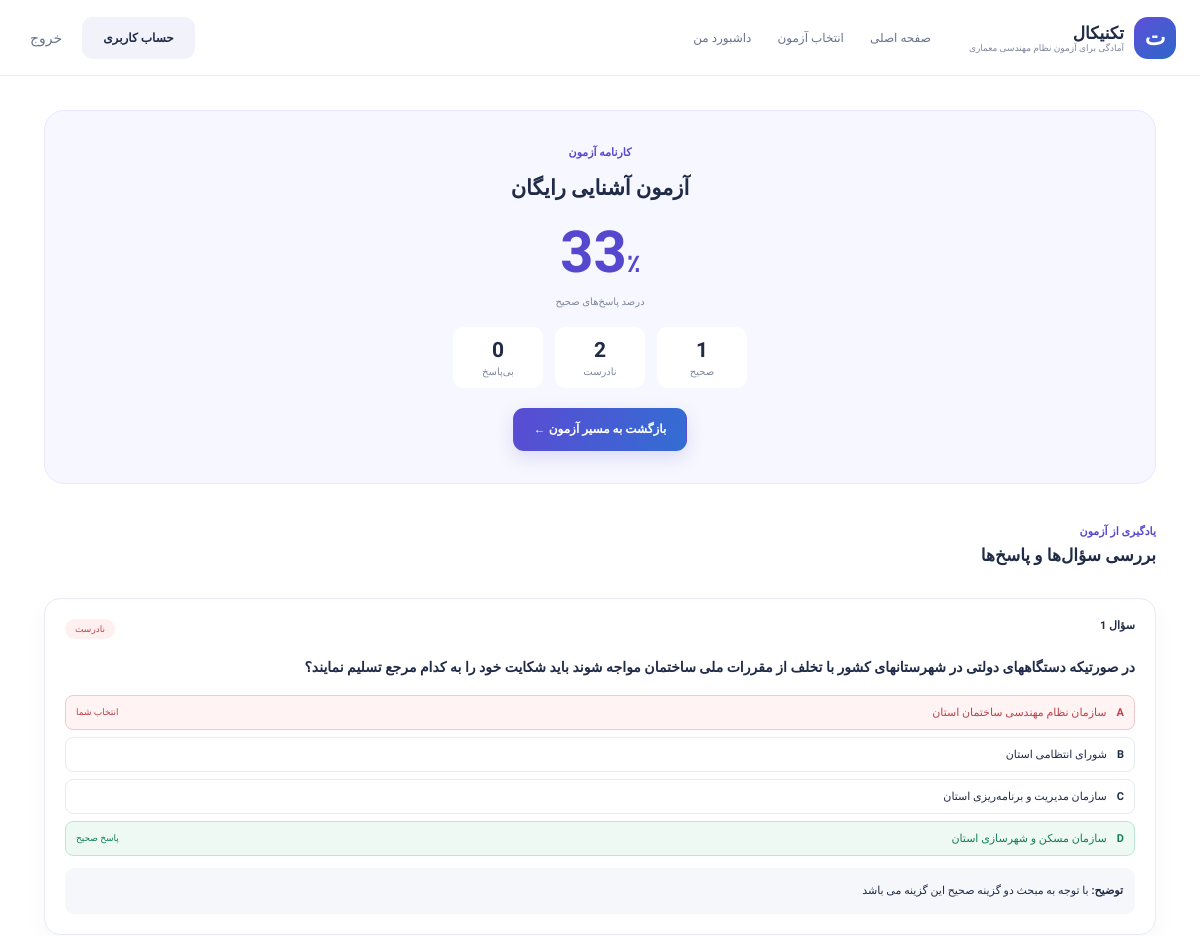
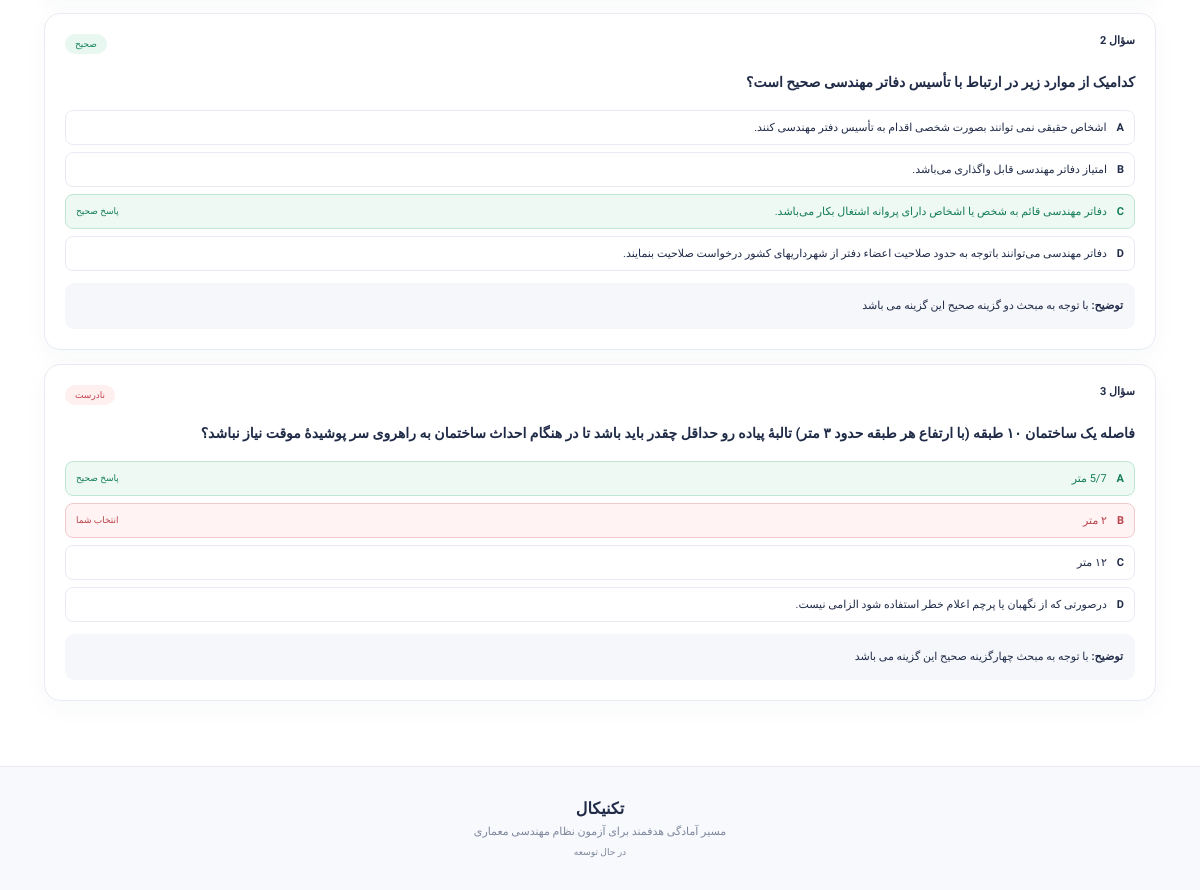
Page /exams/attempt/5/result/ (signed in) on the committed database (2 pictures, top to bottom).
### portal/models.py (models this page shows, shortened)
class Attempt(models.Model):
    STATUS=[("active","در حال انجام"),("submitted","ثبت شده"),("expired","پایان زمان")]
    exam=models.ForeignKey(Exam,on_delete=models.PROTECT,related_name="attempts")
    user=models.ForeignKey(settings.AUTH_USER_MODEL,null=True,blank=True,on_delete=models.SET_NULL,related_name="exam_attempts")
    guest_key=models.UUIDField(default=uuid.uuid4,editable=False,db_index=True)
    started_at=models.DateTimeField(default=timezone.now); ends_at=models.DateTimeField()
    submitted_at=models.DateTimeField(null=True,blank=True); status=models.CharField(max_length=12,choices=STATUS,default="active")
    correct_count=models.PositiveIntegerField(default=0); wrong_count=models.PositiveIntegerField(default=0)
    unanswered_count=models.PositiveIntegerField(default=0); score_percent=models.DecimalField(max_digits=6,decimal_places=2,default=0)
    class Meta: indexes=[models.Index(fields=["user","status","started_at"])]

class Exam(models.Model):
    MODES=[("timed","آزمون زمان‌دار"),("practice","تمرین آموزشی"),("topic","آزمون مبحثی"),("comprehensive","آزمون جامع"),("custom","آزمون شخصی")]
    track=models.ForeignKey(ExamTrack,on_delete=models.PROTECT,related_name="exams")
    stage=models.ForeignKey(ExamStage,null=True,blank=True,on_delete=models.SET_NULL,related_name="exams")
    display_order=models.PositiveIntegerField(default=0,help_text="ترتیب نمایش آزمون در مرحله")
    ACCESS_TYPES=[("free","رایگان"),("premium","ویژه"),("prerequisite","نیازمند پیش‌نیاز")]
    access_type=models.CharField(max_length=20,choices=ACCESS_TYPES,default="premium")
    prerequisite_exam=models.ForeignKey("self",null=True,blank=True,on_delete=models.SET_NULL,related_name="unlocks_exams")
    minimum_score=models.DecimalField(max_digits=5,decimal_places=2,default=60,help_text="حداقل امتیاز این آزمون برای باز شدن آزمون بعدی")
    counts_for_stage_unlock=models.BooleanField(default=True,help_text="در محاسبه تکمیل مرحله برای باز شدن مرحله بعد لحاظ شود")
    topic=models.ForeignKey(Topic,null=True,blank=True,on_delete=models.SET_NULL,related_name="exams")
    title=models.CharField(max_length=220); slug=models.SlugField(max_length=230,unique=True)
    description=models.TextField(blank=True); mode=models.CharField(max_length=20,choices=MODES,default="timed")
    duration_minutes=models.PositiveIntegerField(default=60); question_limit=models.PositiveIntegerField(default=5)
    is_free=models.BooleanField(default=False); guest_allowed=models.BooleanField(default=False)
    is_published=models.BooleanField(default=False); published_at=models.DateTimeField(null=True,blank=True)
    class Meta:
        indexes=[models.Index(fields=["track","is_published","mode"])]

class Question(models.Model):
    topic = models.ForeignKey(
        Topic,
        on_delete=models.PROTECT,
        related_name="questions"
    )
    text = models.TextField()
    explanation = models.TextField(blank=True)
    source_title = models.CharField(max_length=220, blank=True)
    source_year = models.PositiveSmallIntegerField(
        null=True,
        blank=True,
        validators=[MinValueValidator(1370)]
    )
    difficulty = models.CharField(
        max_length=10,
        choices=[
            ("easy", "آسان"),
            ("medium", "متوسط"),
            ("hard", "دشوار")
        ],
        default="medium"
    )
    tags = models.JSONField(default=list, blank=True)
    is_active = models.BooleanField(default=True)
    created_at = models.DateTimeField(auto_now_add=True)
    class Meta:
        indexes = [
            models.Index(fields=["topic", "difficulty", "is_active"]),
            models.Index(fields=["source_year", "is_active"])
        ]

class Choice(models.Model):
    question=models.ForeignKey(Question,on_delete=models.CASCADE,related_name="choices")
    label=models.CharField(max_length=1,choices=[(x,x) for x in "ABCD"])
    text=models.TextField()
    is_correct=models.BooleanField(default=False)
    class Meta:
        ordering=["label"]
        constraints=[models.UniqueConstraint(fields=["question","label"],name="uniq_choice_label")]

### portal/views.py (the view)
# urls.py: path("attempt/<int:attempt_id>/result/",views.result,name="result"),
def result(request,attempt_id):
    try: a=owned_attempt(request,attempt_id)
    except PermissionError: return HttpResponseForbidden("دسترسی مجاز نیست.")
    if a.status=="active":
        if timezone.now()>=a.ends_at: finalize(a,True)
        else: return redirect("take_exam",attempt_id=a.pk)
    links=attempt_question_links(a)
    answers={x.question_id:x for x in a.answers.select_related("selected_choice")}
    review=[]
    for link in links:
        q=link.question; ans=answers.get(q.pk); selected=ans.selected_choice if ans else None
        review.append({"question":q,"choices":q.choices.all(),"selected":selected,"is_correct":bool(selected and selected.is_correct)})
    return render(request,"portal/result.html",{"attempt":a,"review":review})

### portal/views.py (called while the page is built)
def owned_attempt(request,pk):
    a=get_object_or_404(Attempt.objects.select_related("exam"),pk=pk)
    if a.user_id:
        if not request.user.is_authenticated or a.user_id!=request.user.id: raise PermissionError
    elif str(a.guest_key)!=request.session.get(f"guest_{a.pk}"): raise PermissionError
    return a

def attempt_question_links(a):
    snapshots = list(
        a.attempt_questions.select_related("question")
        .prefetch_related("question__choices")
        .order_by("order", "pk")
    )
    if snapshots:
        return snapshots
    return list(
        a.exam.exam_questions.select_related("question")
        .prefetch_related("question__choices")
        .order_by("order", "pk")
    )

### templates/portal/result.html
{% extends "portal/base.html" %}{% block title %}کارنامه آزمون{% endblock %}{% block content %}<main class="wrap inner"><section class="result-summary"><span class="eyebrow">کارنامه آزمون</span><h1>{{ attempt.exam.title }}</h1><div class="score">{{ attempt.score_percent|floatformat:0 }}<small>٪</small></div><p>درصد پاسخ‌های صحیح</p><div class="result-numbers"><div><strong>{{ attempt.correct_count }}</strong><span>صحیح</span></div><div><strong>{{ attempt.wrong_count }}</strong><span>نادرست</span></div><div><strong>{{ attempt.unanswered_count }}</strong><span>بی‌پاسخ</span></div></div><a class="btn primary" href="{% url 'track' attempt.exam.track.code %}">بازگشت به مسیر آزمون ←</a></section><div class="section-head"><div><span class="eyebrow">یادگیری از آزمون</span><h2>بررسی سؤال‌ها و پاسخ‌ها</h2></div></div><div class="review-list">{% for item in review %}<article class="panel review"><div class="review-head"><b>سؤال {{ forloop.counter }}</b><span class="result-tag {% if item.is_correct %}correct{% elif item.selected %}wrong{% else %}blank{% endif %}">{% if item.is_correct %}صحیح{% elif item.selected %}نادرست{% else %}بی‌پاسخ{% endif %}</span></div><h3>{{ item.question.text }}</h3>{% for c in item.choices %}<div class="review-option{% if c.is_correct %} right{% elif item.selected and c.id == item.selected.id %} wrong{% endif %}"><b>{{ c.label }}</b>{{ c.text }}{% if c.is_correct %}<small>پاسخ صحیح</small>{% elif item.selected and c.id == item.selected.id %}<small>انتخاب شما</small>{% endif %}</div>{% endfor %}{% if item.question.explanation %}<div class="explanation"><b>توضیح:</b> {{ item.question.explanation }}</div>{% endif %}</article>{% endfor %}</div></main>{% endblock %}

### static/css/site.css (style rules this page uses)
:root { --ink: #202b48; --muted: #7d879d; --purple: #5548cf; --blue: #3672d8; --line: #e8ebf3; --bg: #f7f8fc; --green: #168762; --red: #c94e58 }
* { box-sizing: border-box }
body { margin: 0; background: white; color: var(--ink); font: 14px Vazirmatn, Tahoma, sans-serif }
a { color: inherit; text-decoration: none }
.wrap { max-width: 1160px; margin: auto; padding-left: 24px; padding-right: 24px }
.btn { display: inline-flex; align-items: center; justify-content: center; gap: 10px; padding: 13px 20px; border-radius: 11px; font: 700 12px Vazirmatn; cursor: pointer; border: 1px solid transparent }
.btn.primary { background: linear-gradient(110deg, #5b4bd3, #326ed3); color: white; box-shadow: 0 7px 18px #4d52c72a }
.eyebrow { font-size: 11px; font-weight: 800; color: var(--purple) }
.section-head { display: flex; justify-content: space-between; align-items: end; gap: 20px; margin-bottom: 26px }
.section-head h2 { font-size: 24px; margin: 7px 0 }
.inner { padding-top: 34px; padding-bottom: 65px }
.catalog-card, .panel { border: 1px solid var(--line); background: white; border-radius: 16px; padding: 20px; box-shadow: 0 8px 26px #26345b08 }
.section-head h2 { font-size: 17px }
.result-summary { text-align: center; background: #f7f7ff; border: 1px solid #e9e7ff; border-radius: 20px; padding: 32px; margin-bottom: 38px }
.result-summary h1 { font-size: 21px }
.score { font-size: 58px; font-weight: 800; color: var(--purple); margin-top: 12px }
.score small { font-size: 24px }
.result-summary>p { color: var(--muted); font-size: 10px }
.result-numbers { display: flex; justify-content: center; gap: 12px; margin: 20px 0 }
.result-numbers div { min-width: 90px; padding: 11px; background: white; border-radius: 10px; display: grid; gap: 4px }
.result-numbers strong { font-size: 21px }
.result-numbers span { font-size: 10px; color: var(--muted) }
.review-list { display: grid; gap: 14px }
.review-head { display: flex; justify-content: space-between; font-size: 11px }
.review h3 { font-size: 14px; line-height: 2 }
.result-tag { padding: 5px 10px; border-radius: 20px; font-size: 9px }
.result-tag.correct { background: #e9f7f1; color: #16845e }
.result-tag.wrong { background: #fff0f0; color: #c3444d }
.review-option { display: flex; gap: 10px; align-items: center; padding: 10px; border: 1px solid var(--line); border-radius: 8px; margin-top: 7px; font-size: 11px }
.review-option small { margin-right: auto; font-size: 9px }
.review-option.right { background: #eff9f4; border-color: #bde7d4; color: #147d59 }
.review-option.wrong { background: #fff3f3; border-color: #f1c9cc; color: #b9434b }
.explanation { margin-top: 12px; padding: 12px; background: #f6f7fb; border-radius: 9px; font-size: 11px; line-height: 2 }
body { overflow-x: hidden; }
.wrap { width: 100%; }

### rows in the picture
Attempt: exam "آزمون آشنایی رایگان", score_percent "33", correct_count "1", wrong_count "2", unanswered_count "0"
Question: shows "نادرست", question.text "در صورتیکه دستگاههای دولتی در شهرستانهای کشور با تخلف از مقررات ملی ساختمان مواجه شوند باید شکایت خود را به کدام مرجع تسلیم نمایند؟", question.explanation "با توجه به مبحث دو گزینه صحیح این گزینه می باشد"
Choice: label "A", text "سازمان نظام مهندسی ساختمان استان", is_correct "انتخاب شما"
Choice: label "B", text "شورای انتظامی استان"
Choice: label "C", text "سازمان مدیریت و برنامه‌ریزی استان"
Choice: label "D", text "سازمان مسکن و شهرسازی استان", is_correct "پاسخ صحیح"
Question: shows "صحیح", question.text "کدامیک از موارد زیر در ارتباط با تأسیس دفاتر مهندسی صحیح است؟", question.explanation "با توجه به مبحث دو گزینه صحیح این گزینه می باشد"
Choice: label "A", text "اشخاص حقیقی نمی توانند بصورت شخصی اقدام به تأسیس دفتر مهندسی کنند."
Choice: label "B", text "امتیاز دفاتر مهندسی قابل واگذاری می‌باشد."
Choice: label "C", text "دفاتر مهندسی قائم به شخص یا اشخاص دارای پروانه اشتغال بکار می‌باشد.", is_correct "پاسخ صحیح"
Choice: label "D", text "دفاتر مهندسی می‌توانند باتوجه به حدود صلاحیت اعضاء دفتر از شهرداریهای کشور درخواست صلاحیت بنمایند."
Question: shows "نادرست", question.text "فاصله یک ساختمان ۱۰ طبقه (با ارتفاع هر طبقه حدود ۳ متر) تالبهٔ پیاده رو حداقل چقدر باید باشد تا در هنگام احداث ساختمان به راهروی سر پوشیدهٔ موقت نیاز نباشد؟", question.explanation "با توجه به مبحث چهارگزینه صحیح این گزینه می باشد"
Choice: label "A", text "5/7 متر", is_correct "پاسخ صحیح"
Choice: label "B", text "۲ متر", is_correct "انتخاب شما"
Choice: label "C", text "۱۲ متر"
Choice: label "D", text "درصورتی که از نگهبان یا پرچم اعلام خطر استفاده شود الزامی نیست."
